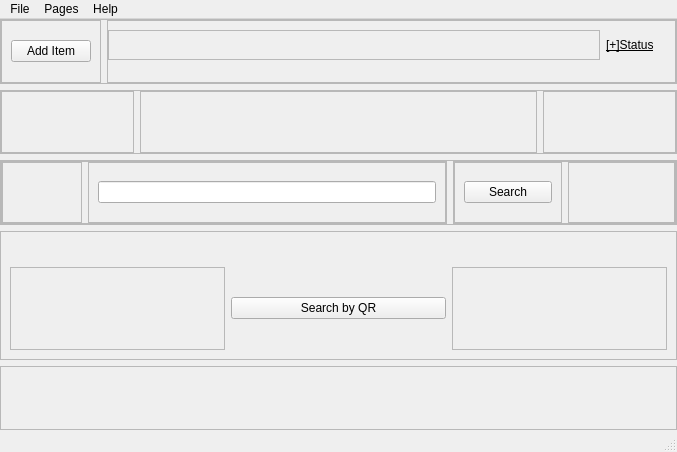
<?xml version="1.0" encoding="UTF-8"?>
<ui version="4.0">
 <class>Main_Menu</class>
 <widget class="QMainWindow" name="Main_Menu">
  <property name="geometry">
   <rect>
    <x>0</x>
    <y>0</y>
    <width>677</width>
    <height>452</height>
   </rect>
  </property>
  <property name="windowTitle">
   <string>MainWindow</string>
  </property>
  <widget class="QWidget" name="centralwidget">
   <layout class="QVBoxLayout" name="verticalLayout" stretch="1,1,1,2,1">
    <property name="leftMargin">
     <number>0</number>
    </property>
    <property name="topMargin">
     <number>0</number>
    </property>
    <property name="rightMargin">
     <number>0</number>
    </property>
    <property name="bottomMargin">
     <number>0</number>
    </property>
    <item>
     <widget class="QFrame" name="frame">
      <property name="frameShape">
       <enum>QFrame::StyledPanel</enum>
      </property>
      <property name="frameShadow">
       <enum>QFrame::Raised</enum>
      </property>
      <layout class="QHBoxLayout" name="horizontalLayout_9">
       <property name="leftMargin">
        <number>0</number>
       </property>
       <property name="topMargin">
        <number>0</number>
       </property>
       <property name="rightMargin">
        <number>0</number>
       </property>
       <property name="bottomMargin">
        <number>0</number>
       </property>
       <item>
        <widget class="QFrame" name="addItemFrame">
         <property name="frameShape">
          <enum>QFrame::StyledPanel</enum>
         </property>
         <property name="frameShadow">
          <enum>QFrame::Raised</enum>
         </property>
         <layout class="QHBoxLayout" name="horizontalLayout_10">
          <item>
           <widget class="QPushButton" name="addItemButton">
            <property name="text">
             <string>Add Item</string>
            </property>
           </widget>
          </item>
         </layout>
        </widget>
       </item>
       <item>
        <widget class="QFrame" name="frame_15">
         <property name="frameShape">
          <enum>QFrame::StyledPanel</enum>
         </property>
         <property name="frameShadow">
          <enum>QFrame::Raised</enum>
         </property>
         <layout class="QVBoxLayout" name="verticalLayout_2">
          <property name="leftMargin">
           <number>0</number>
          </property>
          <property name="rightMargin">
           <number>11</number>
          </property>
          <property name="bottomMargin">
           <number>22</number>
          </property>
          <item>
           <layout class="QHBoxLayout" name="horizontalLayout_8" stretch="5,0">
            <property name="rightMargin">
             <number>10</number>
            </property>
            <item>
             <widget class="QFrame" name="frame_2">
              <property name="frameShape">
               <enum>QFrame::StyledPanel</enum>
              </property>
              <property name="frameShadow">
               <enum>QFrame::Raised</enum>
              </property>
             </widget>
            </item>
            <item>
             <widget class="QLabel" name="statusLabel">
              <property name="font">
               <font>
                <underline>true</underline>
               </font>
              </property>
              <property name="text">
               <string>[+]Status</string>
              </property>
             </widget>
            </item>
           </layout>
          </item>
         </layout>
        </widget>
       </item>
      </layout>
     </widget>
    </item>
    <item>
     <widget class="QFrame" name="frame_3">
      <property name="frameShape">
       <enum>QFrame::StyledPanel</enum>
      </property>
      <property name="frameShadow">
       <enum>QFrame::Raised</enum>
      </property>
      <layout class="QHBoxLayout" name="horizontalLayout" stretch="1,3,1">
       <property name="leftMargin">
        <number>0</number>
       </property>
       <property name="topMargin">
        <number>0</number>
       </property>
       <property name="rightMargin">
        <number>0</number>
       </property>
       <property name="bottomMargin">
        <number>0</number>
       </property>
       <item>
        <widget class="QFrame" name="frame_6">
         <property name="frameShape">
          <enum>QFrame::StyledPanel</enum>
         </property>
         <property name="frameShadow">
          <enum>QFrame::Raised</enum>
         </property>
        </widget>
       </item>
       <item>
        <widget class="QFrame" name="logoFrame">
         <property name="frameShape">
          <enum>QFrame::StyledPanel</enum>
         </property>
         <property name="frameShadow">
          <enum>QFrame::Raised</enum>
         </property>
         <layout class="QHBoxLayout" name="horizontalLayout_2">
          <property name="topMargin">
           <number>35</number>
          </property>
          <item>
           <widget class="QLabel" name="logo">
            <property name="text">
             <string>&lt;html&gt;&lt;head/&gt;&lt;body&gt;&lt;p&gt;&lt;img src=&quot;:/Images/toolbuddylogo50.png&quot;/&gt;&lt;/p&gt;&lt;/body&gt;&lt;/html&gt;</string>
            </property>
            <property name="alignment">
             <set>Qt::AlignCenter</set>
            </property>
           </widget>
          </item>
         </layout>
        </widget>
       </item>
       <item>
        <widget class="QFrame" name="frame_5">
         <property name="frameShape">
          <enum>QFrame::StyledPanel</enum>
         </property>
         <property name="frameShadow">
          <enum>QFrame::Raised</enum>
         </property>
        </widget>
       </item>
      </layout>
     </widget>
    </item>
    <item>
     <widget class="QFrame" name="frame_7">
      <property name="frameShape">
       <enum>QFrame::StyledPanel</enum>
      </property>
      <property name="frameShadow">
       <enum>QFrame::Raised</enum>
      </property>
      <layout class="QHBoxLayout" name="horizontalLayout_3" stretch="2,1">
       <property name="leftMargin">
        <number>0</number>
       </property>
       <property name="topMargin">
        <number>0</number>
       </property>
       <property name="rightMargin">
        <number>0</number>
       </property>
       <property name="bottomMargin">
        <number>0</number>
       </property>
       <item>
        <widget class="QFrame" name="frame_8">
         <property name="frameShape">
          <enum>QFrame::StyledPanel</enum>
         </property>
         <property name="frameShadow">
          <enum>QFrame::Raised</enum>
         </property>
         <layout class="QHBoxLayout" name="horizontalLayout_5" stretch="2,9">
          <property name="leftMargin">
           <number>0</number>
          </property>
          <property name="topMargin">
           <number>0</number>
          </property>
          <property name="rightMargin">
           <number>0</number>
          </property>
          <property name="bottomMargin">
           <number>0</number>
          </property>
          <item>
           <widget class="QFrame" name="frame_12">
            <property name="frameShape">
             <enum>QFrame::StyledPanel</enum>
            </property>
            <property name="frameShadow">
             <enum>QFrame::Raised</enum>
            </property>
           </widget>
          </item>
          <item>
           <widget class="QFrame" name="searchBarFrame">
            <property name="frameShape">
             <enum>QFrame::StyledPanel</enum>
            </property>
            <property name="frameShadow">
             <enum>QFrame::Raised</enum>
            </property>
            <layout class="QVBoxLayout" name="verticalLayout_4">
             <item>
              <widget class="QLineEdit" name="searchBar"/>
             </item>
            </layout>
           </widget>
          </item>
         </layout>
        </widget>
       </item>
       <item>
        <widget class="QFrame" name="frame_9">
         <property name="frameShape">
          <enum>QFrame::StyledPanel</enum>
         </property>
         <property name="frameShadow">
          <enum>QFrame::Raised</enum>
         </property>
         <layout class="QHBoxLayout" name="horizontalLayout_4">
          <property name="leftMargin">
           <number>0</number>
          </property>
          <property name="topMargin">
           <number>0</number>
          </property>
          <property name="rightMargin">
           <number>0</number>
          </property>
          <property name="bottomMargin">
           <number>0</number>
          </property>
          <item>
           <widget class="QFrame" name="searchButtonFrame">
            <property name="frameShape">
             <enum>QFrame::StyledPanel</enum>
            </property>
            <property name="frameShadow">
             <enum>QFrame::Raised</enum>
            </property>
            <layout class="QVBoxLayout" name="verticalLayout_3">
             <item>
              <widget class="QPushButton" name="searchButton">
               <property name="text">
                <string>Search</string>
               </property>
              </widget>
             </item>
            </layout>
           </widget>
          </item>
          <item>
           <widget class="QFrame" name="frame_11">
            <property name="frameShape">
             <enum>QFrame::StyledPanel</enum>
            </property>
            <property name="frameShadow">
             <enum>QFrame::Raised</enum>
            </property>
            <layout class="QHBoxLayout" name="horizontalLayout_6"/>
           </widget>
          </item>
         </layout>
        </widget>
       </item>
      </layout>
     </widget>
    </item>
    <item>
     <widget class="QFrame" name="qrPageButtonFrame">
      <property name="frameShape">
       <enum>QFrame::StyledPanel</enum>
      </property>
      <property name="frameShadow">
       <enum>QFrame::Raised</enum>
      </property>
      <layout class="QHBoxLayout" name="horizontalLayout_7">
       <property name="topMargin">
        <number>35</number>
       </property>
       <item>
        <widget class="QFrame" name="frame_4">
         <property name="frameShape">
          <enum>QFrame::StyledPanel</enum>
         </property>
         <property name="frameShadow">
          <enum>QFrame::Raised</enum>
         </property>
        </widget>
       </item>
       <item>
        <widget class="QPushButton" name="qrPageButton">
         <property name="text">
          <string>Search by QR</string>
         </property>
        </widget>
       </item>
       <item>
        <widget class="QFrame" name="frame_10">
         <property name="frameShape">
          <enum>QFrame::StyledPanel</enum>
         </property>
         <property name="frameShadow">
          <enum>QFrame::Raised</enum>
         </property>
        </widget>
       </item>
      </layout>
     </widget>
    </item>
    <item>
     <widget class="QFrame" name="frame_14">
      <property name="frameShape">
       <enum>QFrame::StyledPanel</enum>
      </property>
      <property name="frameShadow">
       <enum>QFrame::Raised</enum>
      </property>
     </widget>
    </item>
   </layout>
  </widget>
  <widget class="QMenuBar" name="menubar">
   <property name="geometry">
    <rect>
     <x>0</x>
     <y>0</y>
     <width>677</width>
     <height>25</height>
    </rect>
   </property>
   <widget class="QMenu" name="menuFile">
    <property name="title">
     <string>File</string>
    </property>
    <addaction name="actionScanForCameras"/>
   </widget>
   <widget class="QMenu" name="menuPages">
    <property name="title">
     <string>Pages</string>
    </property>
    <addaction name="actionQRScanner"/>
    <addaction name="actionDataDictionary"/>
   </widget>
   <widget class="QMenu" name="menuHelp">
    <property name="title">
     <string>Help</string>
    </property>
    <addaction name="actionToolBuddyUserGuide"/>
    <addaction name="actionToolBuddyDeveloperGuide"/>
   </widget>
   <addaction name="menuFile"/>
   <addaction name="menuPages"/>
   <addaction name="menuHelp"/>
  </widget>
  <widget class="QStatusBar" name="statusbar"/>
  <action name="actionToolBuddyUserGuide">
   <property name="text">
    <string>User Guide</string>
   </property>
  </action>
  <action name="actionToolBuddyDeveloperGuide">
   <property name="text">
    <string>Developer Guide</string>
   </property>
  </action>
  <action name="actionQRScanner">
   <property name="icon">
    <iconset>
     <normalon>:/Images/qr icon.png</normalon>
    </iconset>
   </property>
   <property name="text">
    <string>QR Scanner</string>
   </property>
  </action>
  <action name="actionDataDictionary">
   <property name="icon">
    <iconset>
     <normalon>:/Images/pngfind.com-dictionary-png-664839.png</normalon>
    </iconset>
   </property>
   <property name="text">
    <string>Data Dictionary</string>
   </property>
  </action>
  <action name="actionScanForCameras">
   <property name="icon">
    <iconset>
     <normalon>:/Images/refresh-icon-10831(1).png</normalon>
    </iconset>
   </property>
   <property name="text">
    <string>Scan for Cameras</string>
   </property>
  </action>
 </widget>
 <resources/>
 <connections/>
</ui>
